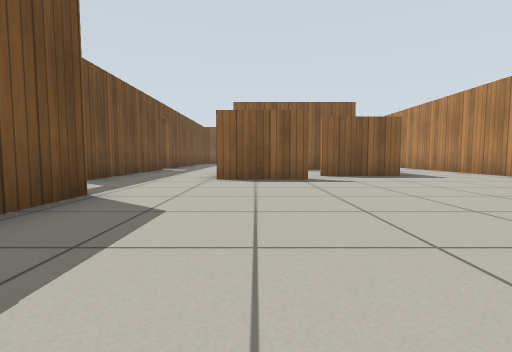
[1] (above)

24 first-person views from a walk through a robot-simulator world made for Gazebo. The camera is 0.5 m above the floor, tilts 4° down and sees 85° across. The floor is counted in squares, 1 m on a side. Each view is taken from the middle of a square. On the plan, view 1 faces up. The plan holds only what a view shows up to about 9 squares ahead; the rest is blank. The place goes on beyond the plan. Gazebo's built-in surfaces are drawn with simple patterns.

[2]
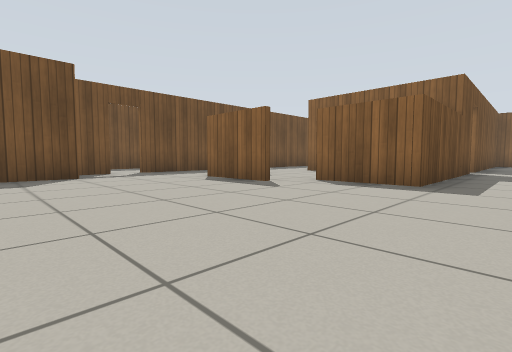

[3]
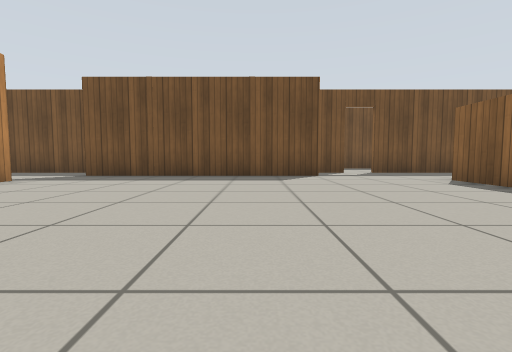

[4]
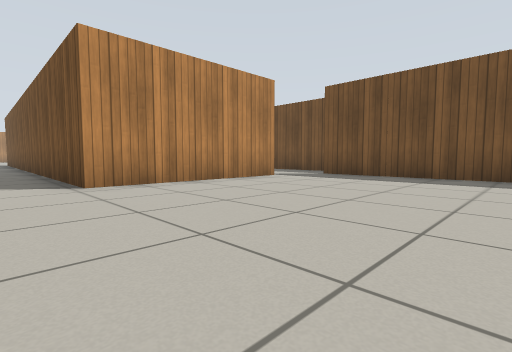

[5]
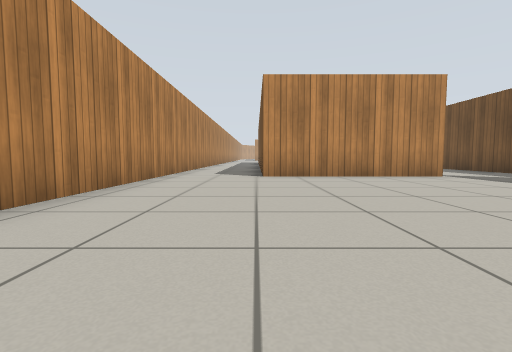

[6]
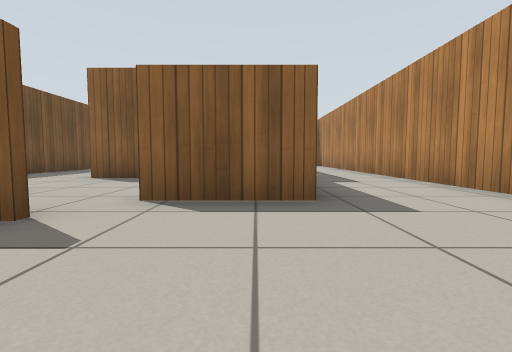

[7]
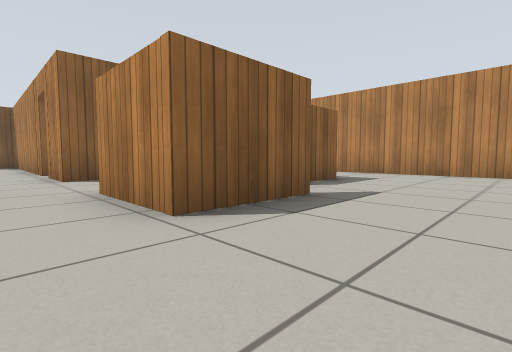

[8]
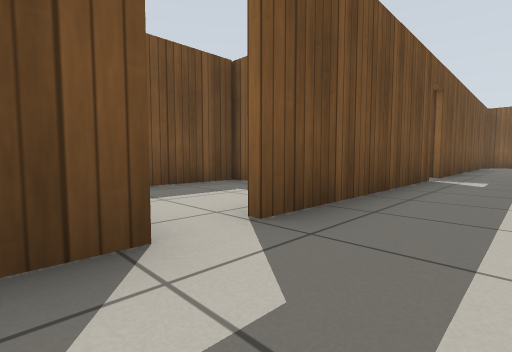

[9]
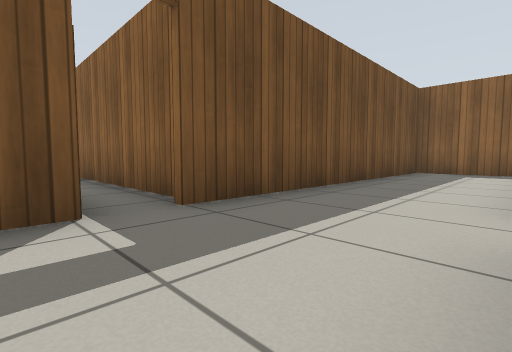

[10]
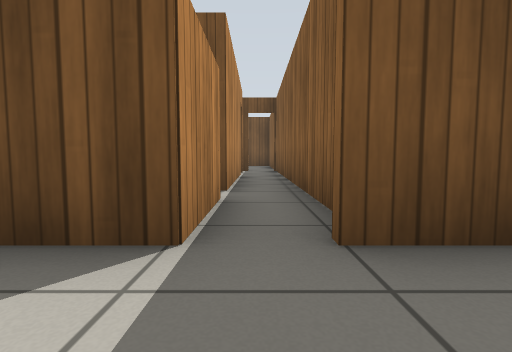

[11]
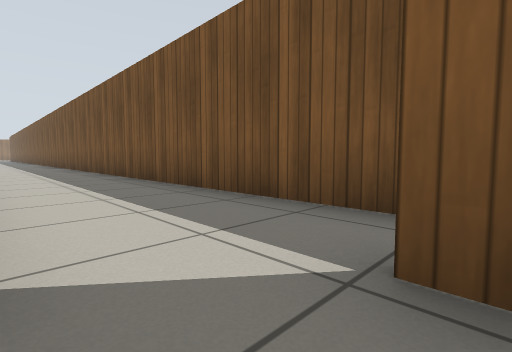

[12]
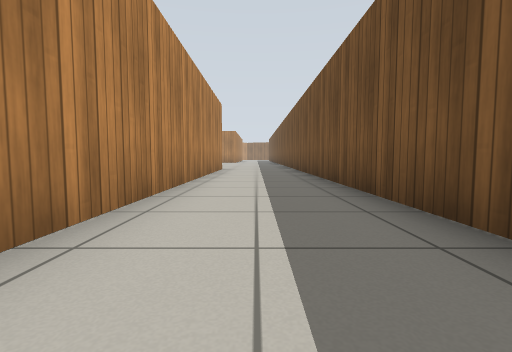

[13]
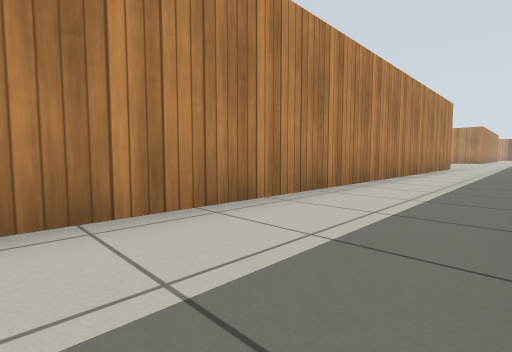

[14]
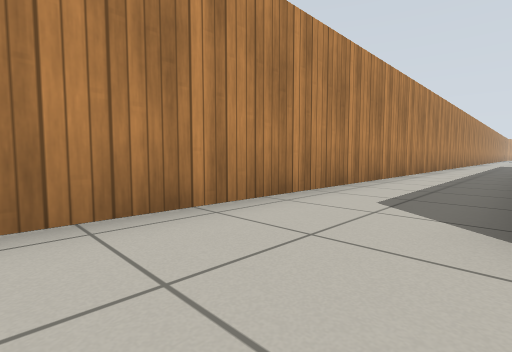

[15]
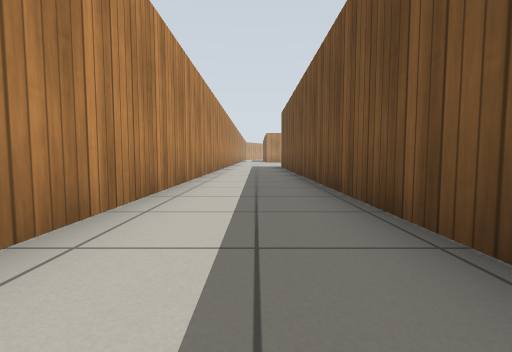

[16]
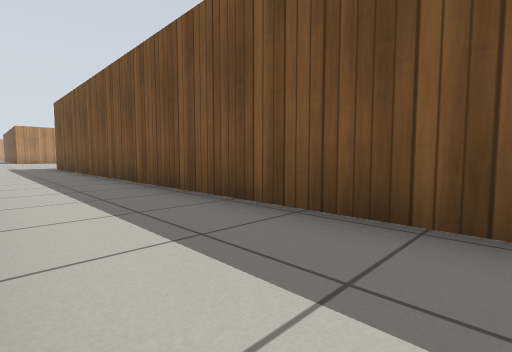

[17]
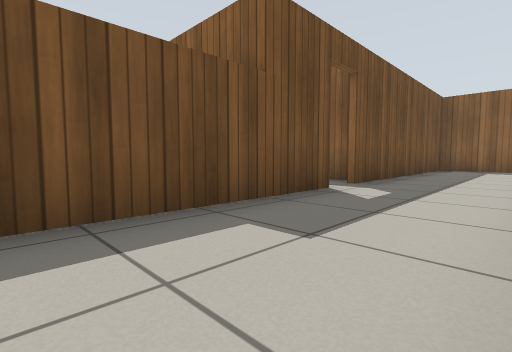

[18]
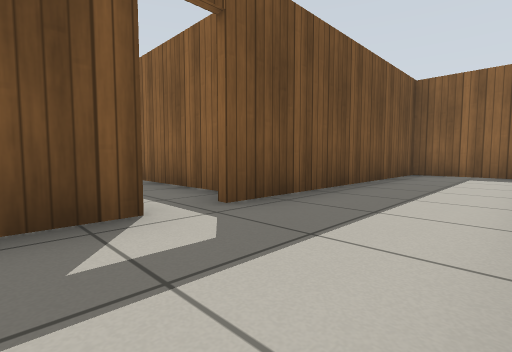

[19]
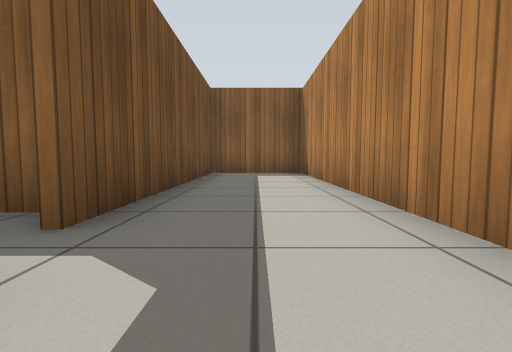

[20]
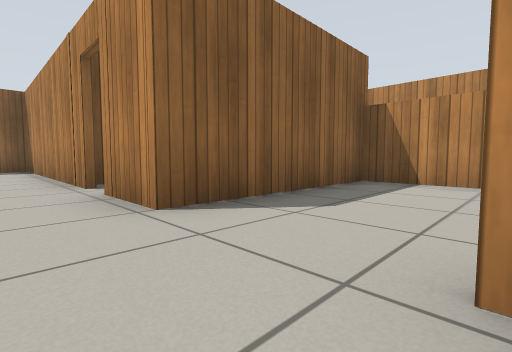

[21]
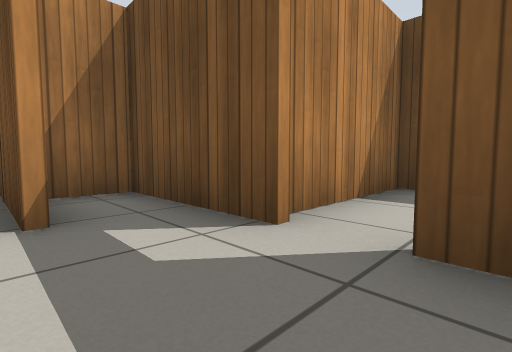

[22]
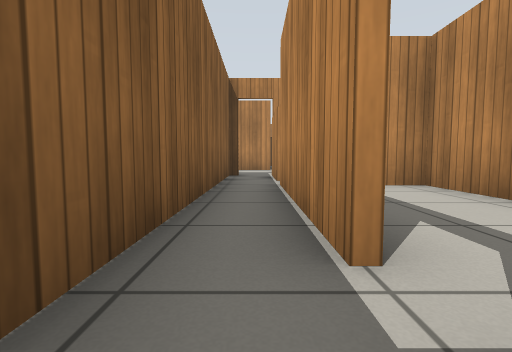

[23]
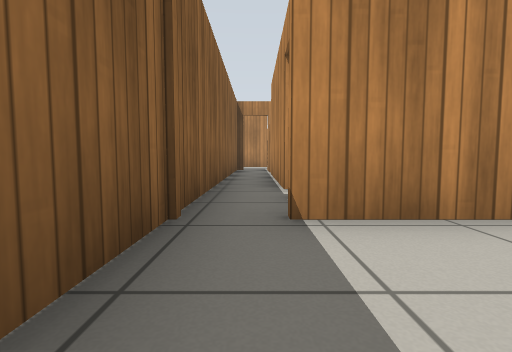

[24]
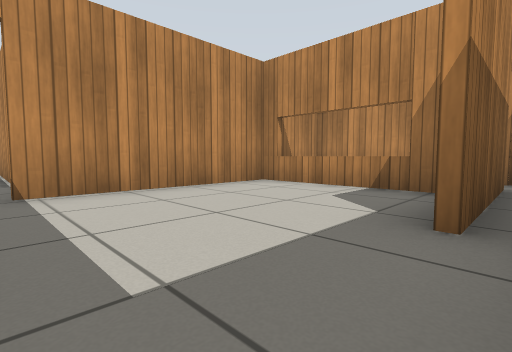

### Floor plan
Ten units are one square. View 1 is at (0, 0); x grows to the right and y downward. Boxes are objects, and circles mark ways between rooms. Rooms are numbered by the first view taken in them; rooms with no view inside come last. Other rooms are left out.
<svg viewBox="-156 -198 225 348">
<path fill="none" stroke="#000" d="M13 -61 -8 -61 -8 -81M-22 -36 -22 25M64 -42 64 -193 38 -193 38 -129M-35 -47 -35 -20 -25 -20M-8 -105 -8 -120M38 -120 38 -71 16 -71M-35 -106 -35 -55M-8 -127 -8 -193 -35 -193 -35 -114M-8 30 38 30 38 145M64 141 64 -15M-35 28 -35 145M-7 145 -7 50M-100 -117 -119 -117M-151 -66 -118 -66 -118 -108M-119 -117 -134 -117M35 -85 35 -105 -8 -105M-61 -79 -66 -79 -66 -45 -39 -45M-54 -106 -35 -106M-99 -106 -60 -106M-36 -117 -100 -117"/>
<circle cx="-10" cy="30" r="3" fill="#2a7"/>
<circle cx="-10" cy="-95" r="3" fill="#2a7"/>
<circle cx="-40" cy="-50" r="3" fill="#2a7"/>
<circle cx="-40" cy="-110" r="3" fill="#2a7"/>
<circle cx="-120" cy="-110" r="3" fill="#2a7"/>
<circle cx="-100" cy="-105" r="3" fill="#2a7"/>
<text x="20" y="-50">1</text>
<text x="-20" y="80">2</text>
<text x="-110" y="-110">3</text>
<text x="-140" y="-90">4</text>
<text x="10" y="-90">5</text>
<text x="-60" y="-60">6</text>
<text x="-70" y="-110">7</text>
</svg>
Room 1 opens to room 2. Room 1 opens to room 5. Room 1 opens to room 6. Room 1 opens to room 7. Room 3 opens to room 4. Room 3 opens to room 7.

Where each view was taken, in squares from view 1:
view 1: 0 up, 0 right, facing up
view 2: 2 up, 5 right, facing up-left
view 3: 2 up, 5 right, facing left
view 4: 2 up, 5 right, facing down-left
view 5: 4 up, 4 right, facing down
view 6: 4 up, 3 right, facing up
view 7: 4 up, 2 left, facing up-right
view 8: 4 up, 2 left, facing up-left
view 9: 10 up, 1 left, facing up-left
view 10: 11 up, 2 left, facing left
view 11: 2 down, 1 left, facing down-left
view 12: 7 down, 2 left, facing down
view 13: 5 down, 3 left, facing down-right
view 14: 1 down, 4 right, facing down-right
view 15: 5 down, 5 right, facing down
view 16: 5 down, 6 right, facing down-left
view 17: 8 up, 6 right, facing up-left
view 18: 11 up, 6 right, facing up-left
view 19: 11 up, 5 right, facing up
view 20: 8 up, 2 left, facing up-right
view 21: 6 up, 2 left, facing down-left
view 22: 11 up, 11 left, facing right
view 23: 11 up, 14 left, facing right
view 24: 11 up, 16 left, facing down-right
